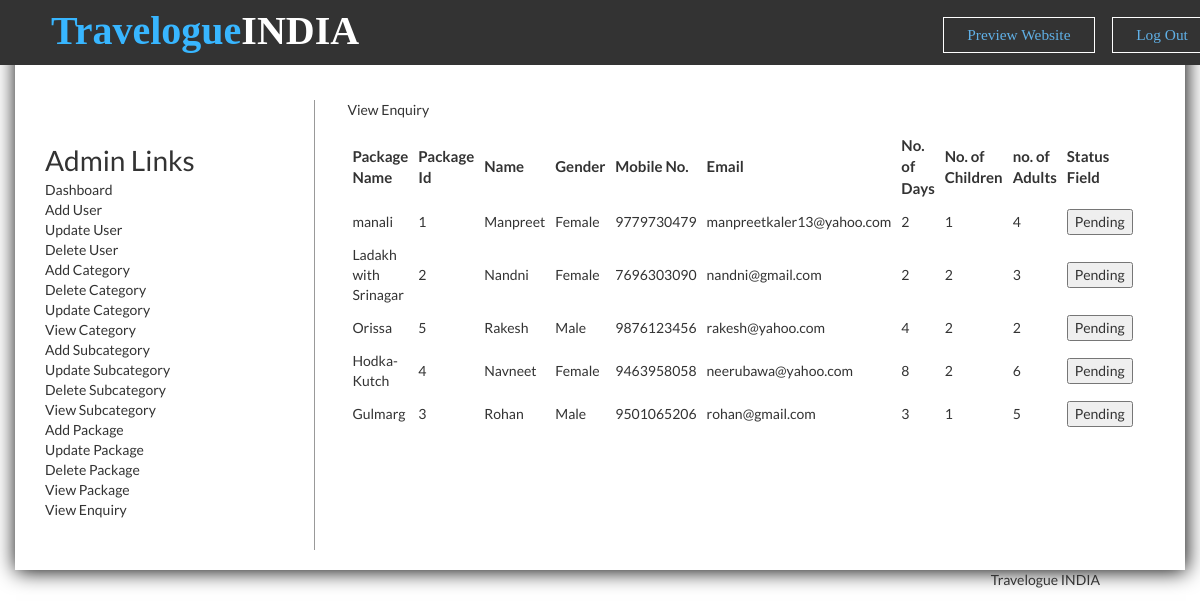
/viewenquiry.php (signed in), run on the app's committed database.
### tables this page shows
CREATE TABLE IF NOT EXISTS `enquiry` (
  `Enquiryid` int(50) NOT NULL AUTO_INCREMENT,
  `Packageid` int(50) NOT NULL,
  `Name` varchar(200) NOT NULL,
  `Gender` varchar(20) NOT NULL,
  `Mobileno` varchar(20) NOT NULL,
  `Email` varchar(50) NOT NULL,
  `NoofDays` int(50) NOT NULL,
  `Child` int(50) NOT NULL,
  `Adults` int(50) NOT NULL,
  `Message` varchar(900) NOT NULL,
  `Statusfield` varchar(200) NOT NULL,
  PRIMARY KEY (`Enquiryid`)
);

CREATE TABLE IF NOT EXISTS `package` (
  `Packid` int(200) NOT NULL AUTO_INCREMENT,
  `Packname` varchar(1000) NOT NULL,
  `Category` int(200) NOT NULL,
  `Subcategory` int(200) NOT NULL,
  `Packprice` int(200) NOT NULL,
  `Pic1` varchar(8000) NOT NULL,
  `Pic2` varchar(8000) NOT NULL,
  `Pic3` varchar(8000) NOT NULL,
  `Detail` varchar(8000) NOT NULL,
  PRIMARY KEY (`Packid`)
);

### viewenquiry.php (the view, shortened to what this page needs)
<!DOCTYPE html>
<html>
<head>
<link href="style.css" rel="stylesheet" type="text/css" />
<link href="../css/bootstrap.css" rel='stylesheet' type='text/css'/>
<link href="../css/style.css" rel="stylesheet" type="text/css" media="all"/>
<link href="../css/animate.css" rel="stylesheet" type="text/css" media="all">
</head>
<body>
<?php include('function.php'); ?>
<?php include('top.php'); ?>
<div style="padding-top:100px; box-shadow:1px 1px 20px black; min-height:570px" class="container">
<div class="col-sm-3" style="border-right:1px solid #999; min-height:450px;">
<?php include('left.php'); ?>
</div>
<div class="col-sm-9">
<form method="post">
<table border="0" width="90%" height="300px" align="center" class="tableshadow">
<tr><td class="toptd">View Enquiry</td></tr>
<tr><td align="center" valign="top" style="padding-top:10px;">
<table border="0" align="center" width="95%">
<tr><td style="font-size:15px; padding:5px; font-weight:bold;" >Package Name</td>
<td style="font-size:15px; padding:5px; font-weight:bold; ">Package Id</td>
<td style="font-size:15px; padding:5px; font-weight:bold;">Name</td>
<td style="font-size:15px; padding:5px; font-weight:bold;">Gender</td>
<td style="font-size:15px; padding:5px; font-weight:bold;">Mobile No.</td>
<td style="font-size:15px; padding:5px; font-weight:bold;">Email</td>
<td style="font-size:15px; padding:5px; font-weight:bold;">No. of Days</td>
<td style="font-size:15px; padding:5px; font-weight:bold;">No. of Children</td>
<td style="font-size:15px; padding:5px; font-weight:bold;">no. of Adults</td>
<td style="font-size:15px; padding:5px; font-weight:bold;">Status Field</td></tr>
<?php
$s="select * from enquiry,package where enquiry.Packageid=package.Packid";
$result=mysqli_query($conn,$s);
while($data=mysqli_fetch_array($result))
{
		echo "<td style=' padding:5px;'>$data[12]</td>
		<td style=' padding:5px;'>$data[1]</td>
		<td style=' padding:5px;'>$data[2]</td>
		<td style=' padding:5px;'>$data[3]</td>
		<td style=' padding:5px;'>$data[4]</td>
		<td style=' padding:5px;'>$data[5]</td>
		<td style=' padding:5px;'>$data[6]</td>
		<td style=' padding:5px;'>$data[7]</td>
		<td style=' padding:5px;'>$data[8]</td>
		<td style=' padding:5px;'><button><a href='chstatus.php?eid=$data[0]'>$data[10]</a></button></td>
		</tr>";
}
?>
</table>
</form>
</div>
</div>
<?php include('bottom.php'); ?>
</body>
</html>

### style.css (style rules this page uses)
body { margin:0; padding:0; font-family: 'Lato', sans-serif; }
body a { transition:0.5s all; -webkit-transition:0.5s all; -moz-transition:0.5s all; -o-transition:0.5s all; -ms-transition:0.5s all; }
.container:after { content: "\0020"; display: block; height: 0; clear: both; visibility: hidden; }

### left.php (style rules this page uses)
tr td a { color:#333; }

### data on the page
enquiry: Packageid.Packname "manali", Packageid "1", Name "Manpreet", Gender "Female", Mobileno "9779730479", Email "manpreetkaler13@yahoo.com", NoofDays "2", Child "1", Adults "4", Statusfield "Pending"
enquiry: Packageid.Packname "Ladakh with Srinagar", Packageid "2", Name "Nandni", Gender "Female", Mobileno "7696303090", Email "nandni@gmail.com", NoofDays "2", Child "2", Adults "3", Statusfield "Pending"
enquiry: Packageid.Packname "Orissa", Packageid "5", Name "Rakesh", Gender "Male", Mobileno "9876123456", Email "rakesh@yahoo.com", NoofDays "4", Child "2", Adults "2", Statusfield "Pending"
enquiry: Packageid.Packname "Hodka-Kutch", Packageid "4", Name "Navneet", Gender "Female", Mobileno "9463958058", Email "neerubawa@yahoo.com", NoofDays "8", Child "2", Adults "6", Statusfield "Pending"
enquiry: Packageid.Packname "Gulmarg", Packageid "3", Name "Rohan", Gender "Male", Mobileno "9501065206", Email "rohan@gmail.com", NoofDays "3", Child "1", Adults "5", Statusfield "Pending"
